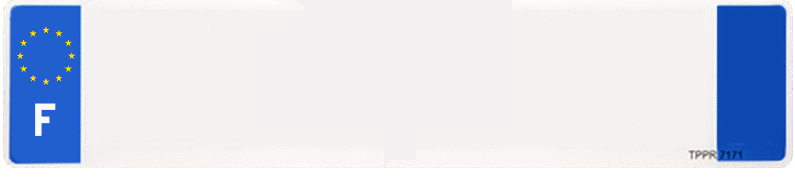
#> input picture stock_plates/plexi.png, 795 x 188 px
$ python licence_plate_generator_fr.py   (older library calls are emulated)
#> lines starting #> are read from the running program, lines starting #| are printed output that depends on the picture; after the words box and inside, x2 and y2 are one past the last pixel; in counts of white or black regions, pixels touching at a corner belong together; pictures that were not available may be replaced by others from this repository, and a replacement may not be noted
# Labrak Yanis
# Bachelor of science in CS - Third years
# Avignon University, Avignon - France
# My first OCR

# Tutorials
  # https://hackernoon.com/latest-deep-learning-ocr-with-keras-and-supervisely-in-15-minutes-34aecd630ed8
  # https://cvisiondemy.com/license-plate-detection-with-opencv-and-python/

import numpy as np
import cv2

import datetime

from PIL import ImageFont, ImageDraw, Image

import random

import glob, os

def Generate():

	file = open("AllLicencePlates_FR.txt", "w")

	for L1 in range(ord('a'), ord('b') + 1):

		for L2 in range(ord('a'), ord('z') + 1):

			for N1 in range(0,9):

				for N2 in range(0,9):

					for N3 in range(0,9):

						for L3 in range(ord('a'), ord('z') + 1):

							for L4 in range(ord('a'), ord('z') + 1):

								LicencePlate = str(chr(L1) + chr(L2) + "-" + str(N1) + str(N2) + str(N3) + "-" + chr(L3) + chr(L4) )

								file.write(LicencePlate + "\n")

	file.close()

def NumberPlateToPics(numberPlate, dep_num):

#> called with numberPlate = 'AV-714-RQ', dep_num = '84'
	licencePlate = {
		"metal": {
			"url": "stock_plates/metal.png",
			"x": 720,
			"y": 12
		},
		"plexi": {
			"url": "stock_plates/plexi.png",
			"x": 720,
			"y": 12
		}
	}

	img = cv2.imread(licencePlate["plexi"]["url"], -1)
#> img is the input picture: shape (188, 795, 3); mean B, G, R 234.8, 219.8, 213.4
	Height,Width = img.shape[0], img.shape[1]
#> Height = 188; Width = 795
	center = (Width/2, Height/2)
#> center = (397.5, 94)

	Url = "outputs/" + str(datetime.datetime.now().strftime("%Y%m%d%H%M%S")) + ".png"

	textInfos = {
		"height": int(Width/7.5),
		"width": int(Height/2)
	}
#> textInfos = {'height': 106, 'width': 94}

	b,g,r,a = 0,0,0,0
	fontpath = "fonts/Oswald-Regular.ttf"

	img_pil = Image.fromarray(img)
	draw = ImageDraw.Draw(img_pil)

	# Numéro d'immatriculation
	fontNumberPlate = ImageFont.truetype(fontpath, 160)
	draw.text((int(Width/8.5), -42),  numberPlate, font = fontNumberPlate, fill = (b, g, r, a))

	# Numéro de département
	fontDepartement = ImageFont.truetype(fontpath, 55)
	dw, dh = draw.textsize(dep_num)
#> dw = 12; dh = 10
	draw.text((int((Width - 72) + ((15 - dw)/2)), 75),  dep_num, font = fontDepartement, fill = (255, 255, 255, 0))

	# Convert the img back to cv2 format
	img = np.array(img_pil)
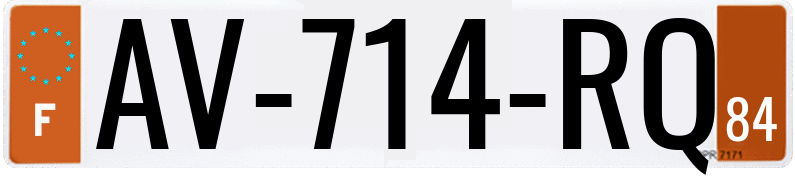
#> img: shape (188, 795, 3); mean R, G, B 189.3, 175, 168.5

	img_region = cv2.resize(cv2.imread("regions/logos/logo-ile-de-france.png"),(61,68))
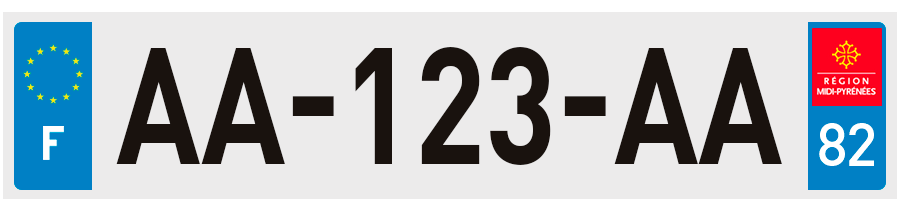
#> input picture stock_plates/plaque-immatriculation-tarn-et-garonne.png, 900 x 213 px, given in place of logo-ile-de-france.png, which was not available
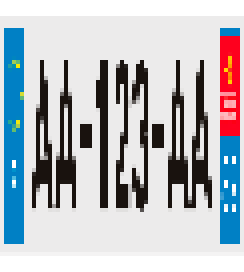
#> img_region: shape (68, 61, 3) (shown 4 times larger); mean B, G, R 194.4, 188.4, 184.6
	img[licencePlate["plexi"]["y"]:licencePlate["plexi"]["y"] + 68, licencePlate["plexi"]["x"]:licencePlate["plexi"]["x"] + 61] = img_region
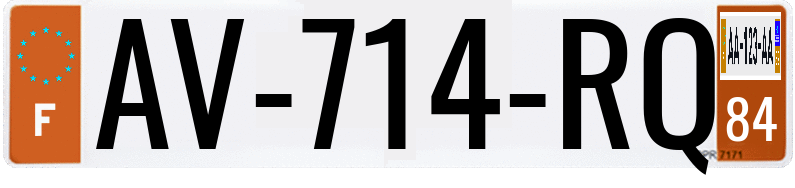
#> img: shape (188, 795, 3); 2.78% of pixels changed, all inside (x1, y1, x2, y2) = (720, 12, 781, 80)

	# Display the image on the GUI
	cv2.imshow('Mon image', img)

	cv2.imwrite( Url, img )

	# Wait 1s
	cv2.waitKey(10000)

NumberPlateToPics("AV-714-RQ", "84")

# Generate()
